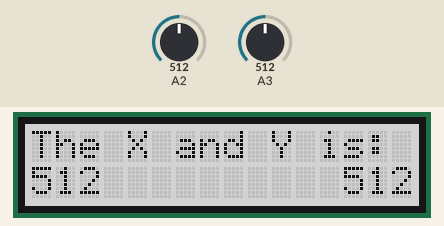
Recording of a sketch running on a simulated Arduino Uno, built with avr-gcc and run on an emulated ATmega328P. On the bench: 16×2 character LCD. The inputs (shaded band) are chosen by the test bench; at power-on: A2 = 512, A3 = 512.

Above: at 1.2 s.
1.3 s: A2 set to 716
At 1.66 s:
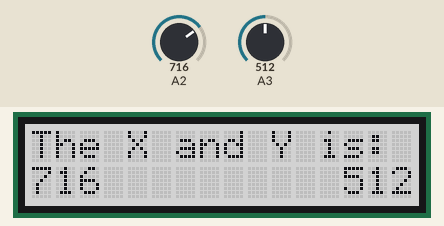
4.2 s: A3 set to 716
At 4.61 s:
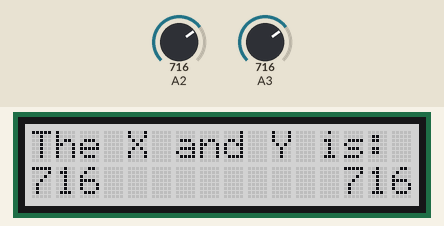
5.9 s: A2 set to 11
At 6.2 s:
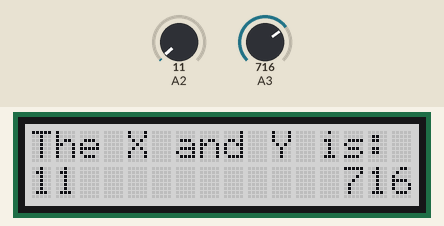
7.4 s: A2 set to 8
At 7.78 s:
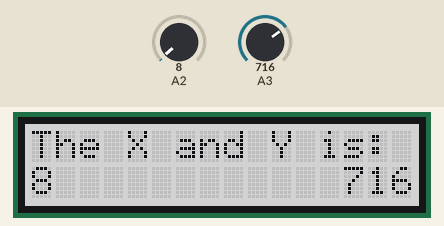
9.0 s: A3 set to 900
At 9.36 s:
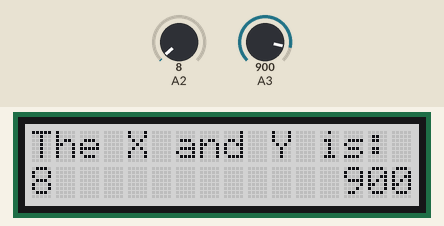
10.6 s: A3 set to 1023
At 10.94 s:
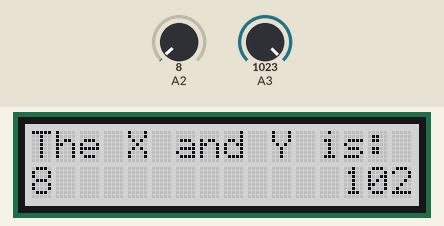
Timing chart, 0 to 13.2 s (numbered marks = the images above; inputs shaded):
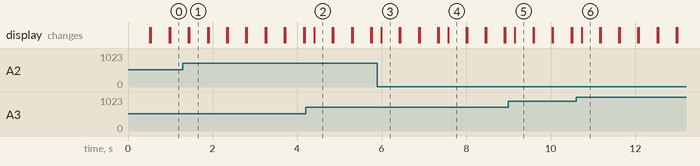

The sketch:

MARK_Joystick.ino
```cpp
/*
  Thumb Joystick demo v1.0
  information here : http://wiki.seeedstudio.com/Grove-Thumb_Joystick/
  connect the module to A0&A1 for using;
*/

#include "rgb_lcd.h"
#include <Wire.h>

rgb_lcd lcd;

void setup()
{
    Serial.begin(9600);
    pinMode(A2,INPUT);
    pinMode(A3,INPUT);
    lcd.begin(16, 2);
    lcd.setRGB(200, 200, 200);
}

void loop()
{
    int sensorValue1 = analogRead(A2);
    int sensorValue2 = analogRead(A3);
    lcd.setCursor(0,0);
    lcd.print("The X and Y is:");
    lcd.setCursor(0,1);
    lcd.print(sensorValue1);
    lcd.setCursor(13,1);
    lcd.println(sensorValue2);
    delay(200);
    lcd.clear();
}
```

Measured:
- after the input at 1.3 s, the display: first differs from a run without the input after 0.15 s (image 1)
- after the input at 4.2 s, the display: changes after 0.20 s (image 2)
- after the input at 5.9 s, the display: changes after 0.09 s (image 3)
- after the input at 7.4 s, the display: changes after 0.18 s (image 4)
- after the input at 9.0 s, the display: changes after 0.15 s (image 5)
- what the display in image 1 shows lasts 0.4 s, from 1.5 s to 1.9 s
